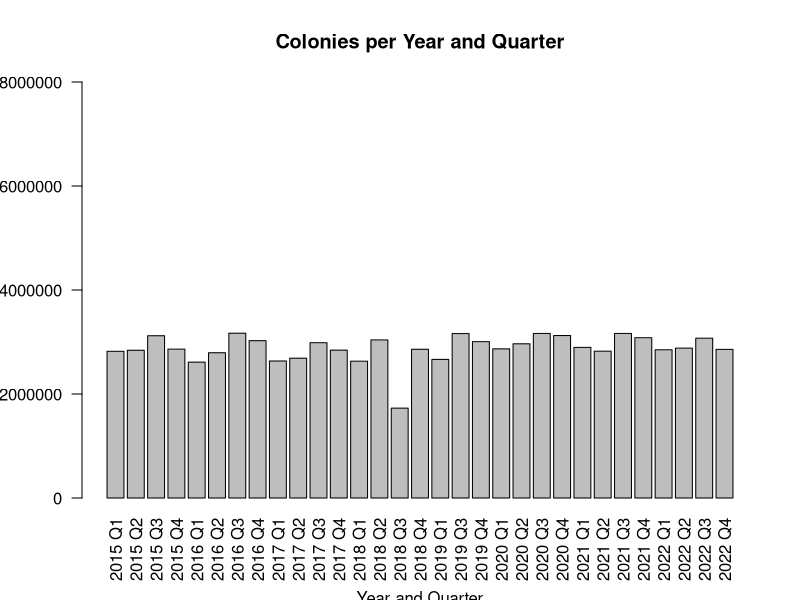
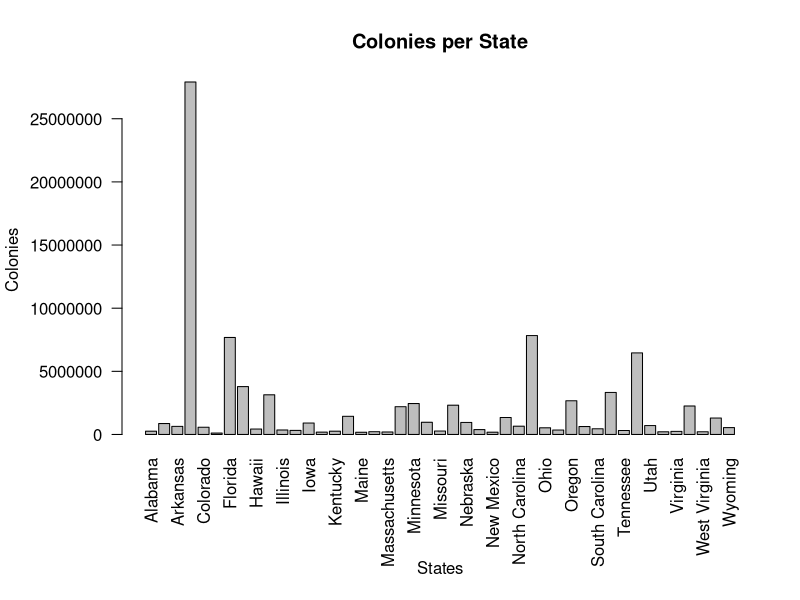
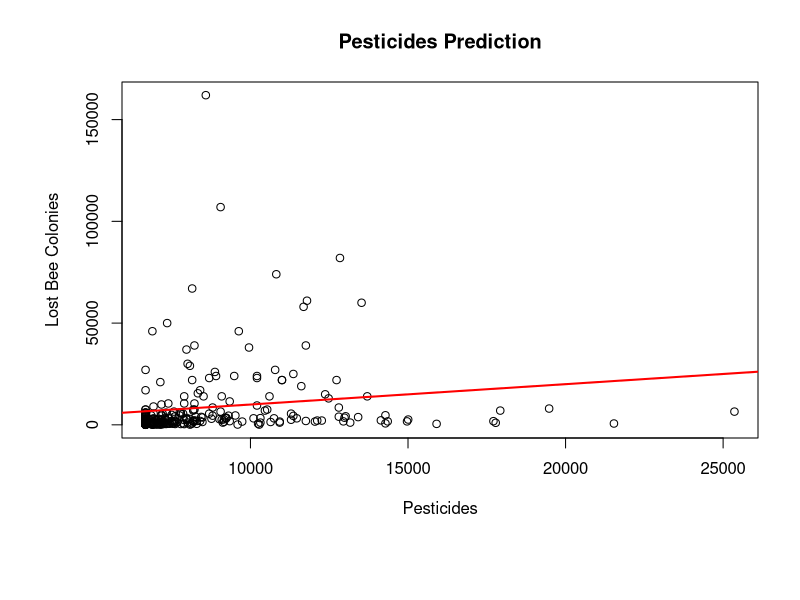
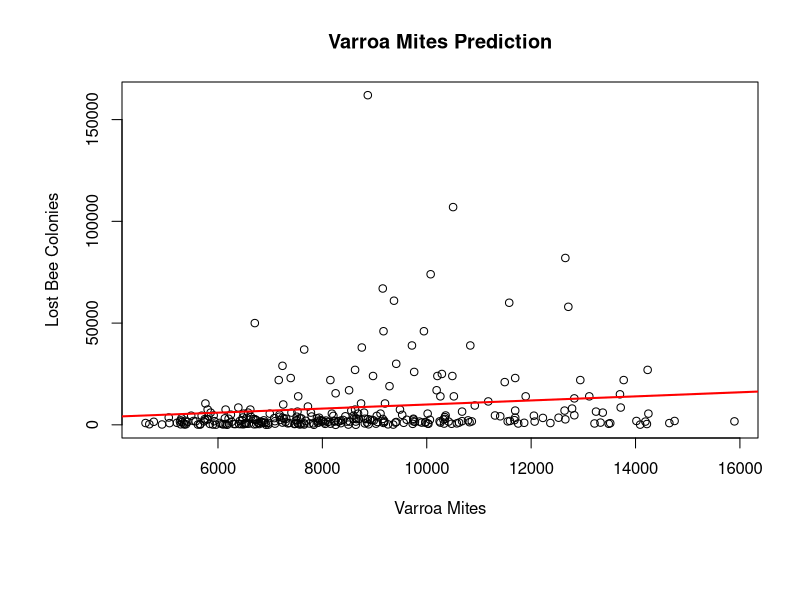
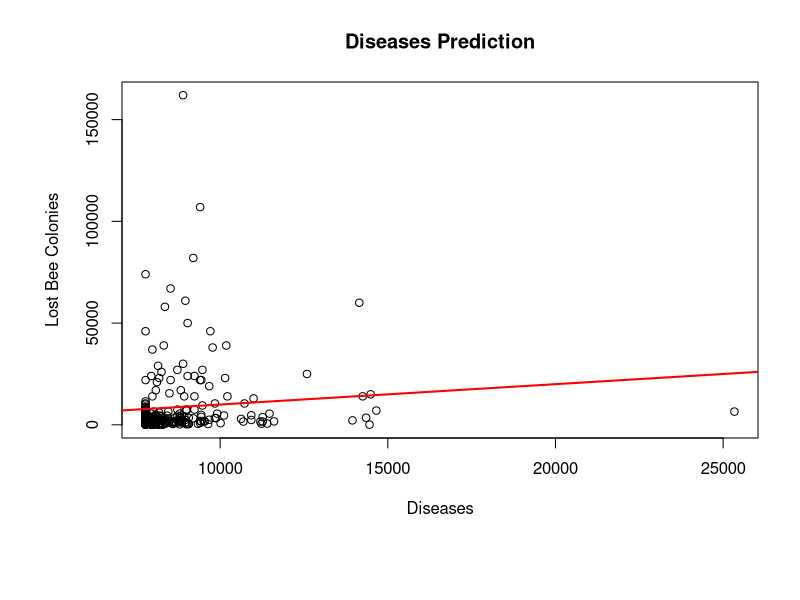
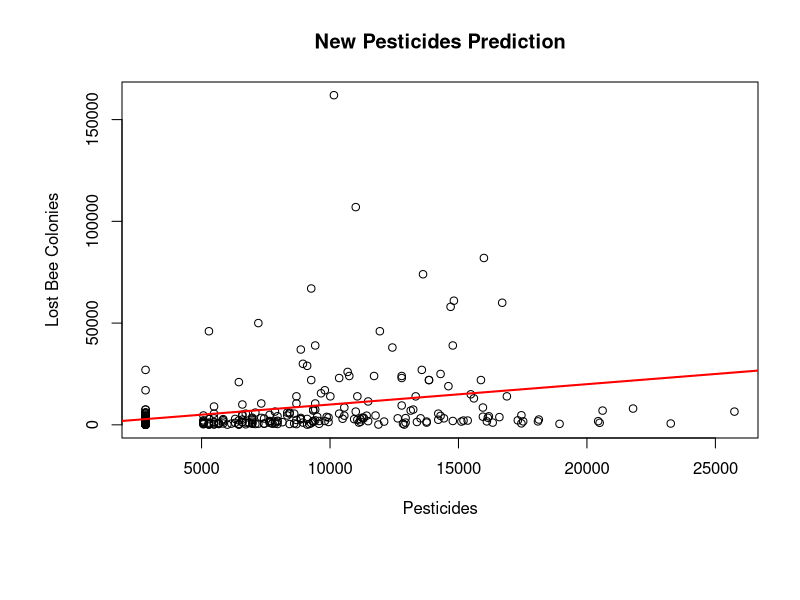
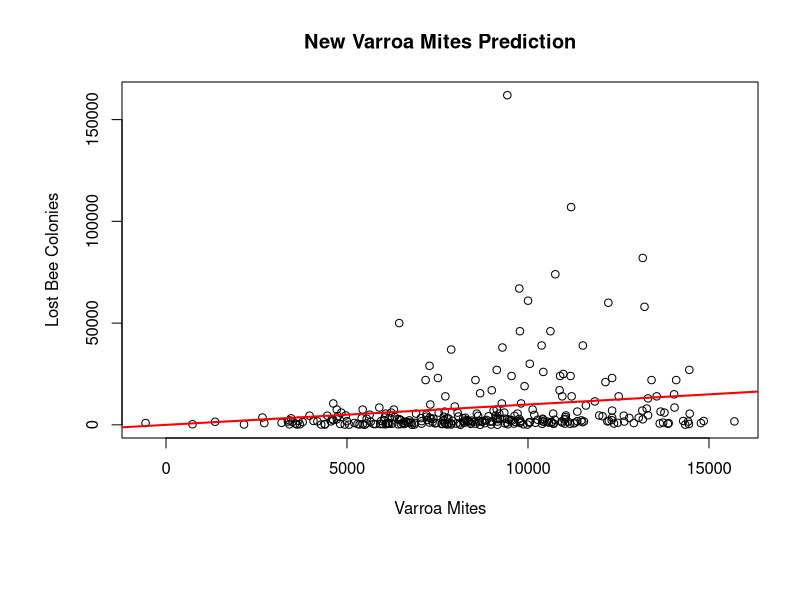
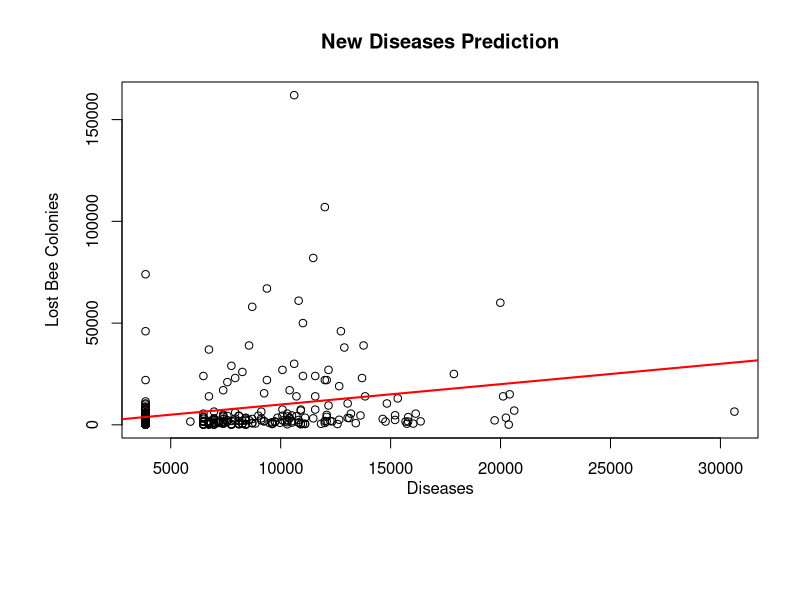

Write R code to recreate these figures, in order.
# Import required libraries
# install.packages('stats')
# install.packages('dplyr')
# install.packages('zoo')
library(stats)
library(dplyr)
library(zoo)

# Load the dataset.
bee_data <- read.csv("bee_data.csv")
#Removing unecessary columns 
bee_data <- bee_data %>% select(-c(other, unknown, other_pests_and_parasites, renovated_colonies, percent_renovated, added_colonies, max_colonies))

# View the structure and summary of the dataset.
str(bee_data)
summary(bee_data)

# Clean data creating new column to merge quarter and year data
bee_data$quarter_and_year <- as.yearqtr(paste0(bee_data$year, "-", bee_data$quarter))
as.factor(bee_data$quarter_and_year)
                             
# Groupby all colonies by new quarter and year 
yearly_bee_data = bee_data %>% group_by(quarter_and_year) %>%
  summarise(Current_Colonies = sum(num_colonies),
            .groups = 'drop')

# Groupby colonies by state 
state_bee_data = bee_data %>% group_by(state) %>%
  summarise(State_Colonies = sum(num_colonies),
            .groups = 'drop')

# Plot groupby functions
options(scipen=1000000)
par(ask=FALSE)

barplot(yearly_bee_data$Current_Colonies, names=yearly_bee_data$quarter_and_year,
        main='Colonies per Year and Quarter', xlab='', ylab='', ylim = c(0,8000000), las=2)
        mtext(text="Year and Quarter", side=1, line=4.5)
        mtext(text="Total Colonies", side=2, line=5)
        par(mar=c(8,6,4,2)+.1)

barplot(state_bee_data$State_Colonies, names=state_bee_data$state, 
        main='Colonies per State', xlab='', ylab='',las=2)
        mtext(text="States", side=1, line=6)
        mtext(text="Colonies", side=2, line=5)

# Summary, hist and levels dependent variable
summary(bee_data$num_colonies)
table(bee_data$num_colonies)

# Correlation between lost colonies and mites, diseases, and pesticides
cor(bee_data[c("lost_colonies", "varroa_mites", "diseases", "pesticides")])

# Assigning training and testing data
bee_data_train <- bee_data[1:1100,]
bee_data_test <- bee_data[1101:1391,]

# Creating linear regression model
pesticides_bee_model <- lm(lost_colonies ~ pesticides, data = bee_data_train)
varroa_mites_bee_model <- lm(lost_colonies ~ varroa_mites, data = bee_data_train)
diseases_bee_model <- lm(lost_colonies ~ diseases, data = bee_data_train)
pesticides_bee_model
varroa_mites_bee_model
diseases_bee_model
summary(pesticides_bee_model)
summary(varroa_mites_bee_model)
summary(diseases_bee_model)

# Making a prediction
pesticides_bee_pred <- predict(pesticides_bee_model, bee_data_test)
varroa_mites_bee_pred <- predict(varroa_mites_bee_model, bee_data_test)
diseases_bee_pred <- predict(diseases_bee_model, bee_data_test)
summary(pesticides_bee_pred)
summary(varroa_mites_bee_pred)
summary(diseases_bee_pred)

# Plotting predicted values vs actual values
plot(pesticides_bee_pred, bee_data_test$lost_colonies, main='Pesticides Prediction', xlab = "Pesticides", ylab = "Lost Bee Colonies")
abline(a=0,b=1,col="red",lwd=2)
plot(varroa_mites_bee_pred, bee_data_test$lost_colonies, main='Varroa Mites Prediction', xlab = "Varroa Mites", ylab = "Lost Bee Colonies")
abline(a=0,b=1,col="red",lwd=2)
plot(diseases_bee_pred, bee_data_test$lost_colonies, main='Diseases Prediction', xlab = "Diseases", ylab = "Lost Bee Colonies")
abline(a=0,b=1,col="red",lwd=2)

# Improving the model accuracy
new_pesticides_bee_model <- lm(lost_colonies ~ sqrt(pesticides), data = bee_data_train)
new_varroa_mites_bee_model <- lm(lost_colonies ~ sqrt(varroa_mites), data = bee_data_train)
new_diseases_bee_model <- lm(lost_colonies ~ sqrt(diseases), data = bee_data_train)
new_pesticides_bee_model
new_varroa_mites_bee_model
new_diseases_bee_model
summary(new_pesticides_bee_model)
summary(new_varroa_mites_bee_model)
summary(new_diseases_bee_model)

# Making a new prediction
new_pesticides_bee_pred <- predict(new_pesticides_bee_model, bee_data_test)
new_varroa_mites_bee_pred <- predict(new_varroa_mites_bee_model, bee_data_test)
new_diseases_bee_pred <- predict(new_diseases_bee_model, bee_data_test)
summary(new_pesticides_bee_pred)
summary(new_varroa_mites_bee_pred)
summary(new_diseases_bee_pred)

# Plotting new predicted values vs actual values
plot(new_pesticides_bee_pred, bee_data_test$lost_colonies, main='New Pesticides Prediction', xlab = "Pesticides", ylab = "Lost Bee Colonies")
abline(a=0,b=1,col="red",lwd=2)
plot(new_varroa_mites_bee_pred, bee_data_test$lost_colonies, main='New Varroa Mites Prediction', xlab = "Varroa Mites", ylab = "Lost Bee Colonies")
abline(a=0,b=1,col="red",lwd=2)
plot(new_diseases_bee_pred, bee_data_test$lost_colonies, main='New Diseases Prediction', xlab = "Diseases
     ", ylab = "Lost Bee Colonies")
abline(a=0,b=1,col="red",lwd=2)